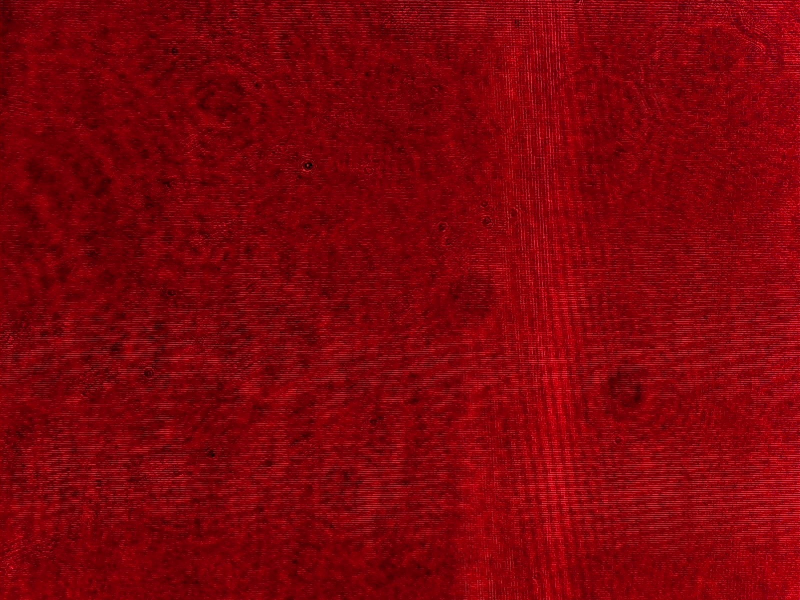
%> input picture Interferometer/img/ZOPD_high.jpg, 1600 x 1200 px (shown at 1/2 size)
$ octave zopd_line_graph.m   (GNU Octave 9; MATLAB toolbox functions it lacks are replaced by stand-ins)
%> lines starting %> are read from the running program, lines starting %| are printed output that depends on the picture
I = imread(['../img/ZOPD_high.jpg']);
%> I is the input picture: size 1200x1600x3 uint8; mean R, G, B 128, 4.9, 10.7

Red = I(:,:,1);
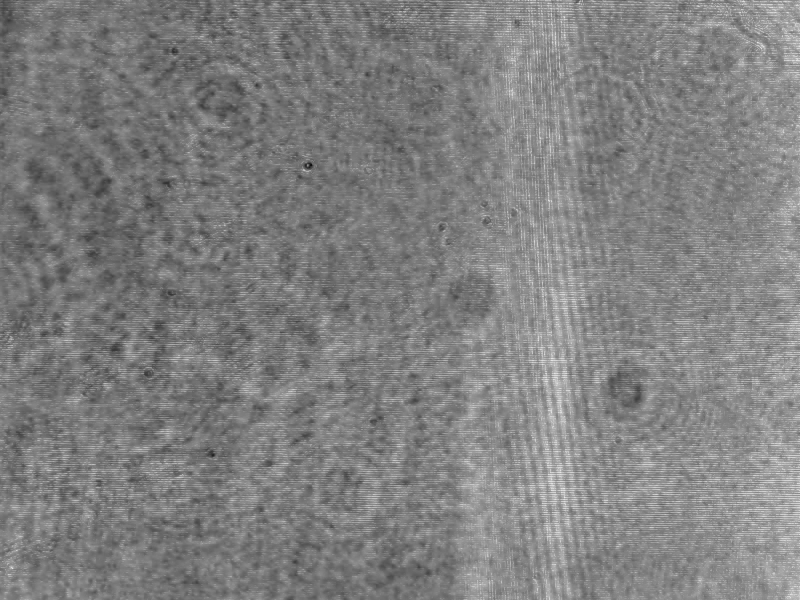
%> Red: size 1200x1600 uint8 (shown at 1/2 size); min 7, max 255, mean 128
Red = double(Red);
%> Red: size 1200x1600 double

ROI_Red = Red(500:700, 1:600);
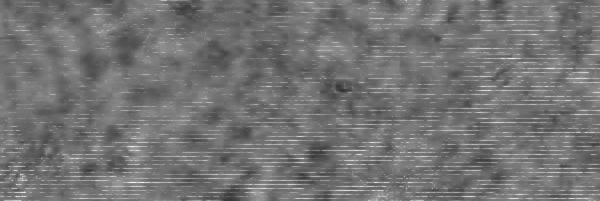
%> ROI_Red: size 201x600 double; min 49, max 247, mean 115.1
Mean_ROI_Red = mean(ROI_Red);
%> Mean_ROI_Red = 600 values, max 127.7 at index 514, min 105 at index 328, mean 115.1
mean(Mean_ROI_Red)
%> ans = 115.1
figure
plot(Mean_ROI_Red)
axis([0 1599 0 200])
xlabel('position [px]')
ylabel('intensity')
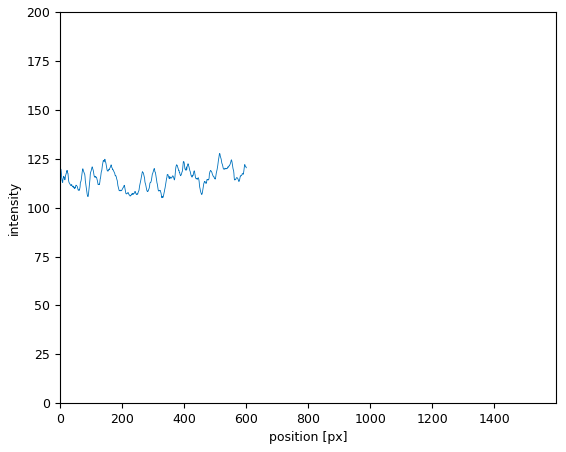
%> figure redrawn from the program's plot data; curve peaks at x = 514, y = 127.7

$ run again, with Interferometer/img/107.jpg copied over Interferometer/img/ZOPD_high.jpg
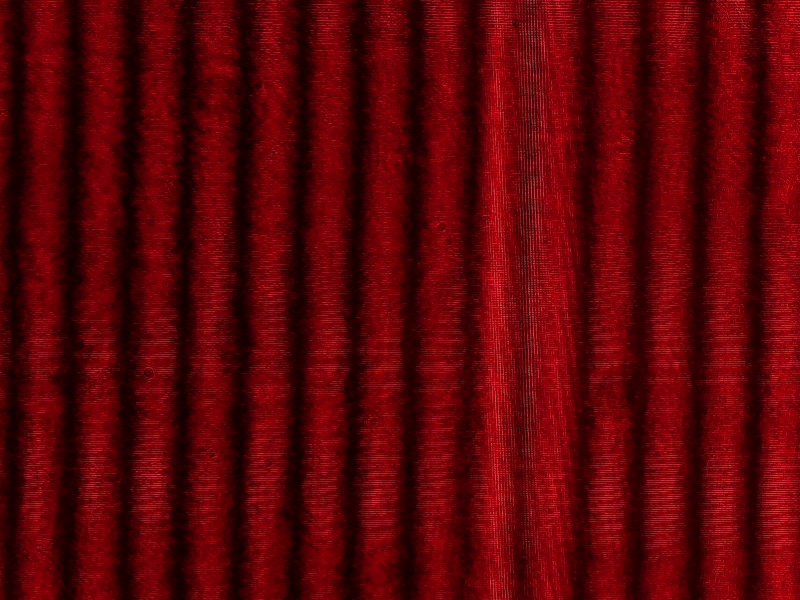
%> input picture Interferometer/img/107.jpg, 1600 x 1200 px (shown at 1/2 size)
%> I is the input picture: size 1200x1600x3 uint8; mean R, G, B 93.4, 3.5, 7.2
%> `ROI_Red = Red(500:700, 1:600);`:
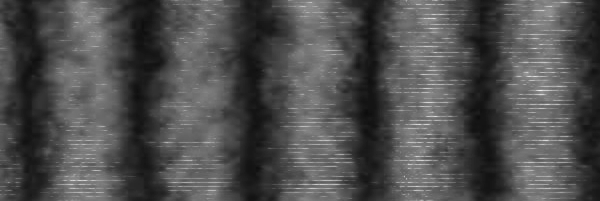
%> ROI_Red: size 201x600 double; min 12, max 239, mean 78.5
%> Mean_ROI_Red = 600 values, max 128.9 at index 545, min 23.18 at index 370, mean 78.46
%> ans = 78.46
%> `ylabel('intensity')`:
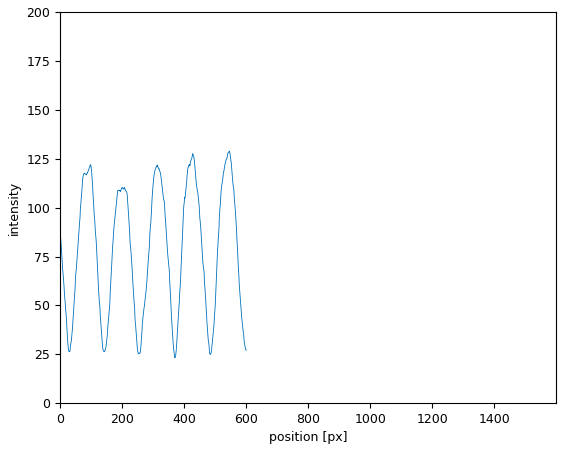
%> figure redrawn from the program's plot data; curve peaks at x = 545, y = 128.9

$ run again, with Interferometer/img/122.jpg copied over Interferometer/img/ZOPD_high.jpg
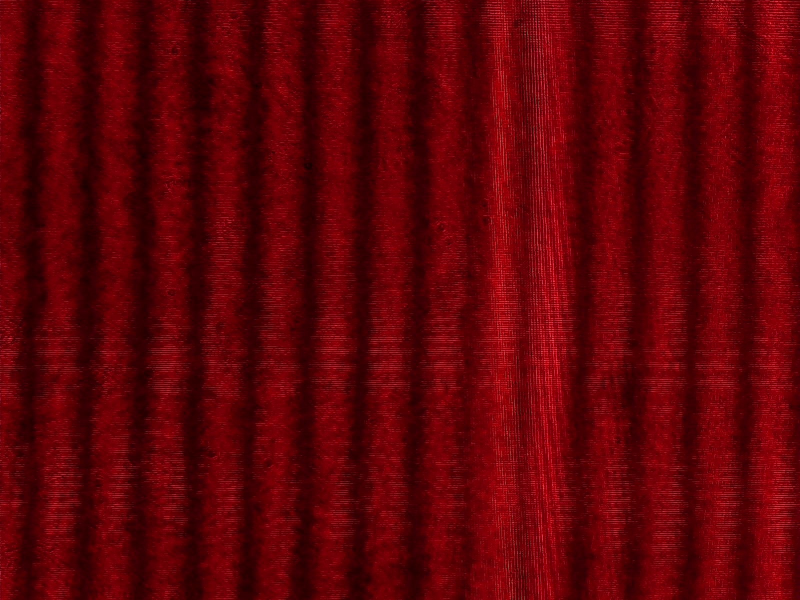
%> input picture Interferometer/img/122.jpg, 1600 x 1200 px (shown at 1/2 size)
%> I is the input picture: size 1200x1600x3 uint8; mean R, G, B 97, 2.9, 6.8
%> `ROI_Red = Red(500:700, 1:600);`:
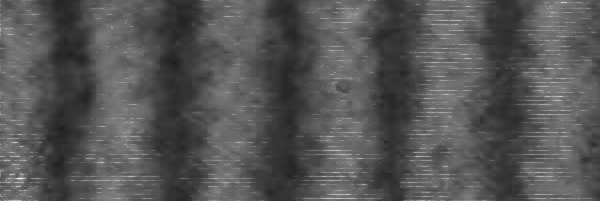
%> ROI_Red: size 201x600 double; min 30, max 252, mean 85.1
%> Mean_ROI_Red = 600 values, max 117.4 at index 552, min 46.27 at index 290, mean 85.11
%> ans = 85.11
%> `ylabel('intensity')`:
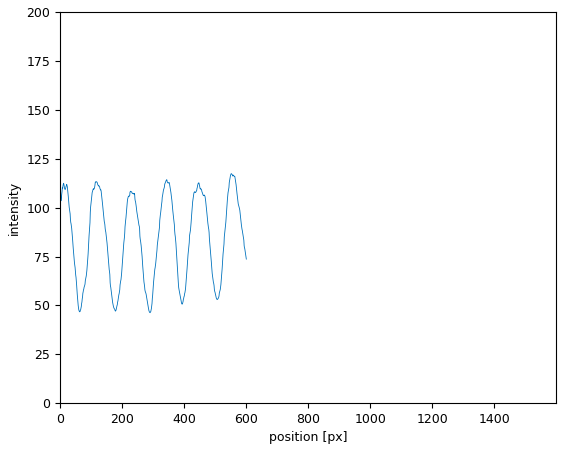
%> figure redrawn from the program's plot data; curve peaks at x = 552, y = 117.4

$ run again, with Interferometer/img/137.jpg copied over Interferometer/img/ZOPD_high.jpg
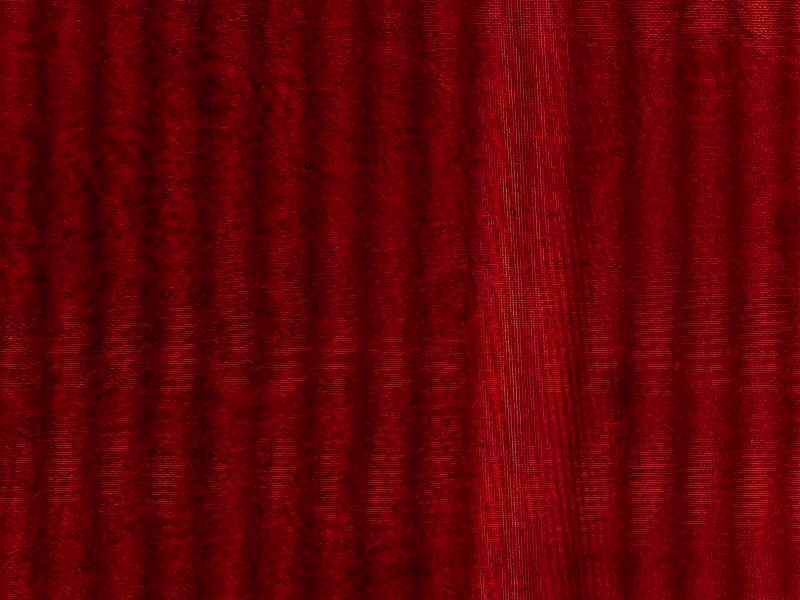
%> input picture Interferometer/img/137.jpg, 1600 x 1200 px (shown at 1/2 size)
%> I is the input picture: size 1200x1600x3 uint8; mean R, G, B 98.9, 2.6, 6.4
%> `ROI_Red = Red(500:700, 1:600);`:
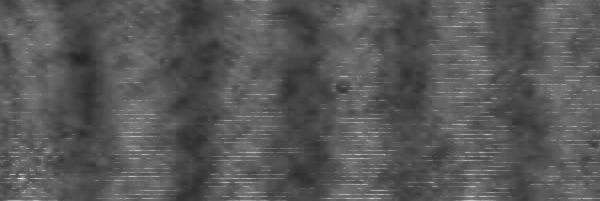
%> ROI_Red: size 201x600 double; min 34, max 239, mean 87.8
%> Mean_ROI_Red = 600 values, max 108.8 at index 358, min 60.18 at index 198, mean 87.78
%> ans = 87.78
%> `ylabel('intensity')`:
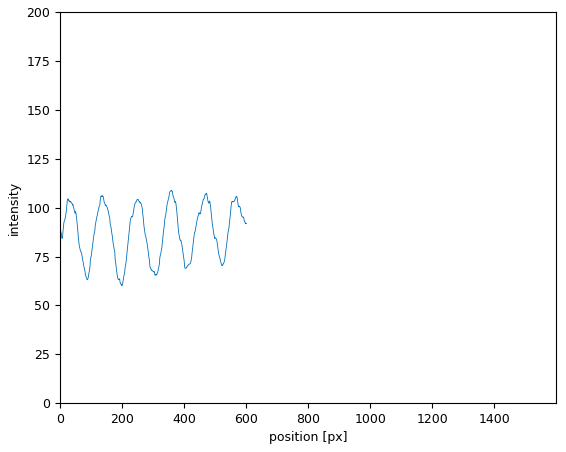
%> figure redrawn from the program's plot data; curve peaks at x = 358, y = 108.8
